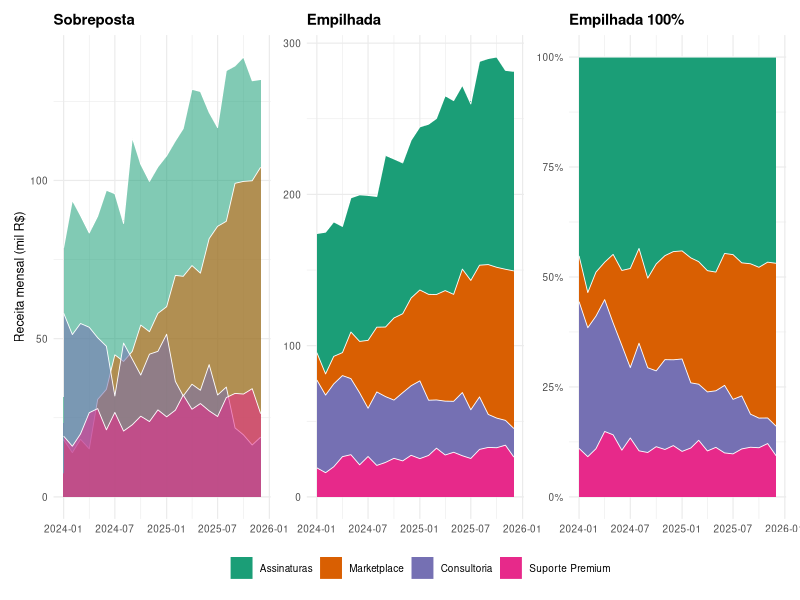

Write the R code that produced this figure.
# Libraries
library(ggplot2)
library(dplyr)
library(patchwork)
library(RColorBrewer)
library(jsonlite)

# Dados 100% ficticios: receita mensal de um SaaS ficticio por categoria de
# produto, ao longo de 24 meses, em vez do dataset generico (populacao por
# continente) do exemplo original -- ver AGENTS.md "Decisoes fechadas".
# Cada categoria segue uma tendencia propria (uma caindo, duas crescendo em
# ritmos diferentes, uma estavel) mais ruido -- pensado pra que a MISTURA
# (visao percentual) conte uma historia diferente do TOTAL (visao empilhada).
set.seed(5566)
meses <- seq(as.Date("2024-01-01"), by = "month", length.out = 24)
categorias <- c("Assinaturas", "Marketplace", "Consultoria", "Suporte Premium")

tendencia <- function(base, incremento_mensal, n = 24, ruido_sd) {
  pmax(base + incremento_mensal * (0:(n - 1)) + rnorm(n, sd = ruido_sd), 5)
}

dados <- bind_rows(
  data.frame(mes = meses, categoria = "Assinaturas", receita = tendencia(80, 2.6, ruido_sd = 6)),
  data.frame(mes = meses, categoria = "Marketplace", receita = tendencia(12, 4.1, ruido_sd = 4)),
  data.frame(mes = meses, categoria = "Consultoria", receita = tendencia(55, -1.4, ruido_sd = 5)),
  data.frame(mes = meses, categoria = "Suporte Premium", receita = tendencia(20, 0.5, ruido_sd = 3))
)
dados$categoria <- factor(dados$categoria, levels = categorias)
dados$receita <- round(dados$receita, 1)

# Paleta trocada em relacao ao original (paleta padrao/generica do tutorial)
cores <- setNames(brewer.pal(4, "Dark2"), categorias)

tema_poster <- theme_minimal(base_size = 9) +
  theme(legend.position = "none", plot.title = element_text(face = "bold"), axis.title.x = element_blank())

p1 <- ggplot(dados, aes(x = mes, y = receita, fill = categoria)) +
  geom_area(position = "identity", alpha = 0.55, color = "white", linewidth = 0.3) +
  scale_fill_manual(values = cores) +
  guides(fill = guide_legend(override.aes = list(alpha = 1))) +
  labs(title = "Sobreposta", y = "Receita mensal (mil R$)") +
  tema_poster

p2 <- ggplot(dados, aes(x = mes, y = receita, fill = categoria)) +
  geom_area(position = "stack", color = "white", linewidth = 0.3) +
  scale_fill_manual(values = cores) +
  labs(title = "Empilhada", y = NULL) +
  tema_poster

p3 <- ggplot(dados, aes(x = mes, y = receita, fill = categoria)) +
  geom_area(position = "fill", color = "white", linewidth = 0.3) +
  scale_fill_manual(values = cores) +
  scale_y_continuous(labels = scales::percent) +
  labs(title = "Empilhada 100%", y = NULL) +
  tema_poster

poster <- (p1 | p2 | p3) +
  plot_layout(guides = "collect") &
  theme(legend.position = "bottom", legend.title = element_blank())

ggsave("output.png", plot = poster, width = 12, height = 4.6, dpi = 150)

# ---------------------------------------------------------------------------
# Versao interativa: D3 com um switcher de 3 estados (sobreposta / empilhada
# / percentual) -- as MESMAS 4 areas (chave = categoria) se reorganizam com
# path morphing em vez de trocar de grafico, mesmo principio ja usado no
# barplot agrupado/empilhado/percentual deste acervo, agora com eixo do tempo
# continuo em vez de bandas discretas. O R so exporta a serie BRUTA por
# categoria; o D3 recalcula o empilhamento (d3.stack(), com
# stackOffsetExpand no estado percentual) sozinho.
# ---------------------------------------------------------------------------
viz <- list(
  meta = list(
    categorias = categorias,
    paleta = as.list(cores),
    nota = "Use os botões acima para alternar a variação; passe o cursor sobre uma área pra ver o valor do mês."
  ),
  series = lapply(categorias, function(cat) {
    linha <- dados[dados$categoria == cat, ]
    list(categoria = cat, pontos = lapply(seq_len(nrow(linha)), function(i) {
      list(mes = format(linha$mes[i], "%Y-%m-%d"), receita = linha$receita[i])
    }))
  })
)

write_json(viz, "data.json", auto_unbox = TRUE, digits = NA)
